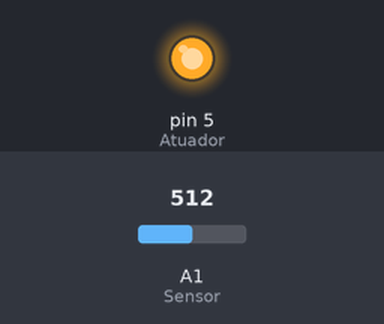
Bench run of a sketch on a simulated Arduino Uno, built with avr-gcc and run on an emulated ATmega328P. Shown: output pins drawn as LEDs (lit = HIGH). The test bench sets the inputs (shaded band); at power-on: A1 (Sensor) = 512.

Above: at 1.2 s.
1.3 s: A1 (Sensor) set to 122
At 3.58 s:
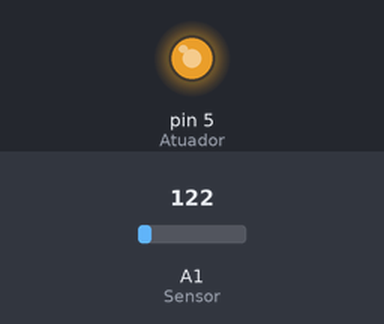
4.3 s: A1 (Sensor) set to 0
At 4.7 s:
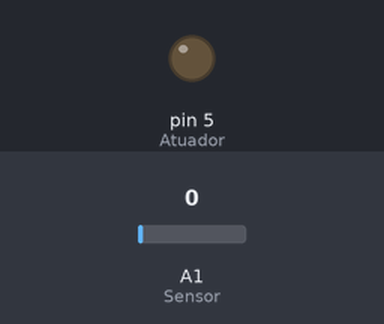
5.8 s: A1 (Sensor) set to 122
At 6.16 s:
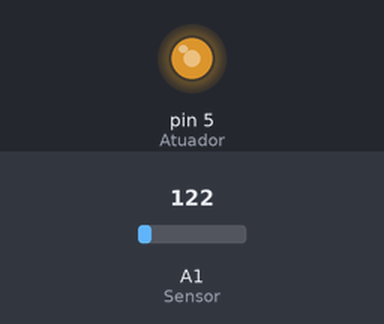
Timing chart, 0 to 14.8 s (numbered marks = the images above; inputs shaded):
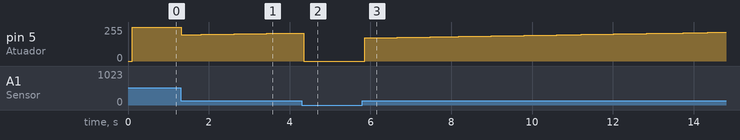

Measured:
- after the input at 1.3 s, pin 5 (Atuador): 255/255 → 196/255 at once, → 197/255 0.10 s later, → 198/255 0.20 s later, → 199/255 0.20 s later, … (15 changes in this stretch)
- after the input at 5.8 s, pin 5 (Atuador): moves from 0/255 to 216/255 over 8.9 s, starting after 0.06 s

The sketch:

Controlador_PI.ino
```cpp
/* ----- Controlador proporcional e integral para o sistema termico ----- */


// const int Referencia = 0; // O sinal de referencia sera lido a partir do pino de
                          // entrada analogica A0

const int Sensor = 1; // O sensor sera conectado ao pino de entrada analogica A1

const int Atuador = 5; // O sinal de comando "analogico" (saida do controlador)
                       // sera transmitido pelo pino de saida digital 5 (PWM)

const double Valor_Referencia = 0.5; // Referencia de 500 mV (50 graus Celsius)

double Valor_Sensor; // Variavel que armazenara o valor da saida (tensao no capacitor)

double Valor_Atuador; // Variavel que armazenara o valor da
                   // saida do controlador (acao de controle)

double Erro; // Variavel que armazenara o sinal de erro (Valor_referencia - Valor_Sensor)
double I = 0;
double P;

const double Kp = 15; // Ganho proporcional do controlador. Como a tensao inicial
                      // e de 840 mV (84 graus Celsius), o maior erro (erro inicial),
                      // em modulo, sera de 340 mV. Portanto, Kp = 15 leva a acao de controle
                      // ao limite de saturacao de 5 V.
const double Ki = 1;  // Ganho integral do controlador. Tente aumentar esse ganho gradativamente
                      // ate conseguir um desempenho satisfatorio do sistema de controle,
                      // tanto em termos da resposta transitoria quanto da resposta em
                      // estado estacionario.
const double T = 100; // Tempo de amostragem em milissegundos

double last_time;

void setup(){

//Serial.begin(9600); // Especifique a velocidade da comunicacao serial

//Serial.println("\nErro\t\tTemperatura");
//Serial.println("---------------------------");

pinMode(Sensor, INPUT); // Define o pino do sensor como uma entrada

//pinMode(Referencia, INPUT); // Define o pino da referencia como uma entrada

pinMode(Atuador, OUTPUT); // Define o pino do atuador como uma saida

last_time = millis();
}


void loop(){
  if ((millis() - last_time) > T)
  {
    last_time = millis();

 // Valor_Referencia = analogRead(Referencia); // Converte o valor de tensao de referencia
  // numa palavra binaria de 10 bits (0V a 5V <---> 0 a 1023)
  // Valor_Referencia = Valor_Referencia/1023*5; // Mapeia de 10 bits para um escala de 0 a 5 V

  Valor_Sensor = analogRead(Sensor); // Converte o valor de tensao (temperatura)
  // numa palavra binaria de 10 bits (0V a 5V <---> 0 a 1023)
  Valor_Sensor = Valor_Sensor/1023*5; // Mapeia de 10 bits para um escala de 0 a 5 V

  Erro = -(Valor_Referencia - Valor_Sensor); // Erro pode assumir valores entre -5 e 5
                                             // Inverte-se o sinal de erro em virtude de
                                             // o ganho em malha aberta ser negativo.

  Erro = Erro*255/5; // Mapeia de uma escala de 0 a 5 V para 8 bits

  P = Kp*Erro;
  I = I + Ki*(T/1000)*Erro;

  Valor_Atuador = constrain(P+I, 0, 255); // Restringe o valor do sinal de atuacao
                                            // a faixa de 0V a 5V (0 a 255)

  analogWrite(Atuador, Valor_Atuador); // Escreve no pino 5 (Atuador), que simulara
                                       // uma saida analogica via PWM

  //Serial.print(Erro);
  //Serial.print("\t\t");
  //Serial.println(Valor_Sensor);
  //delay(100);
  }

}
```
